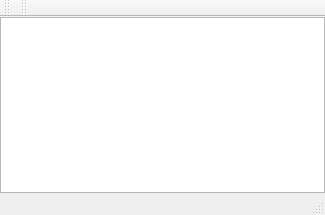
<?xml version="1.0" encoding="UTF-8"?>
<ui version="4.0">
 <class>MainWindow</class>
 <widget class="QMainWindow" name="MainWindow">
  <property name="geometry">
   <rect>
    <x>0</x>
    <y>0</y>
    <width>325</width>
    <height>215</height>
   </rect>
  </property>
  <property name="windowTitle">
   <string>MainWindow</string>
  </property>
  <widget class="QWidget" name="centralWidget">
   <layout class="QGridLayout" name="gridLayout">
    <property name="leftMargin">
     <number>0</number>
    </property>
    <property name="topMargin">
     <number>0</number>
    </property>
    <property name="rightMargin">
     <number>0</number>
    </property>
    <property name="bottomMargin">
     <number>0</number>
    </property>
    <item row="0" column="0">
     <widget class="QGraphicsView" name="graphicsView"/>
    </item>
   </layout>
  </widget>
  <widget class="QMenuBar" name="menuBar">
   <property name="geometry">
    <rect>
     <x>0</x>
     <y>0</y>
     <width>325</width>
     <height>22</height>
    </rect>
   </property>
  </widget>
  <widget class="QToolBar" name="mainToolBar">
   <attribute name="toolBarArea">
    <enum>TopToolBarArea</enum>
   </attribute>
   <attribute name="toolBarBreak">
    <bool>false</bool>
   </attribute>
  </widget>
  <widget class="QStatusBar" name="statusBar"/>
  <widget class="QToolBar" name="toolBar">
   <property name="windowTitle">
    <string>toolBar</string>
   </property>
   <attribute name="toolBarArea">
    <enum>TopToolBarArea</enum>
   </attribute>
   <attribute name="toolBarBreak">
    <bool>false</bool>
   </attribute>
  </widget>
 </widget>
 <layoutdefault spacing="6" margin="11"/>
 <resources/>
 <connections/>
</ui>
